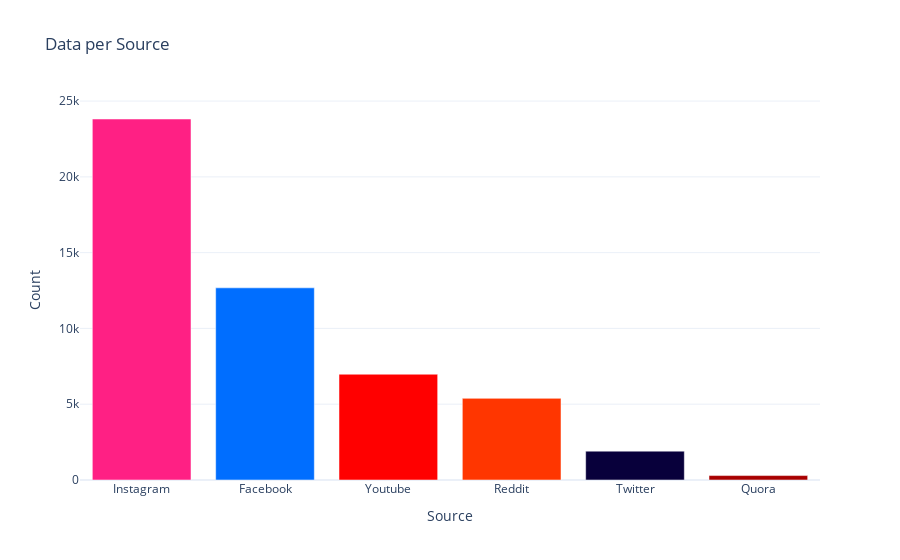

Here is the notebook cell this chart was saved with:
### Code cell
source_counts = df['Source'].value_counts()
colors = [colours[source] if source in colours else '#333333' for source in source_counts.index] 

fig = go.Figure(go.Bar(
    x=source_counts.index,
    y=source_counts.values,
    marker_color=colors
))

fig.update_layout(
    title='Data per Source',
    xaxis_title='Source',
    yaxis_title='Count',
    template='plotly_white'
)

fig.show()

### Figure 1 — Plotly figure (JSON) as saved in the notebook; plotly's stock layout.template omitted (floating-point values rounded to 4 significant figures)
{"data": [{"marker": {"color": ["#FF2084", "#006EFF", "#FF0000", "#FF3600", "#08003B", "#A80000"]}, "type": "bar", "x": ["Instagram", "Facebook", "Youtube", "Reddit", "Twitter", "Quora"], "y": [23817, 12678, 6979, 5387, 1904, 292]}], "layout": {"title": {"text": "Data per Source"}, "xaxis": {"title": {"text": "Source"}}, "yaxis": {"title": {"text": "Count"}}}}
